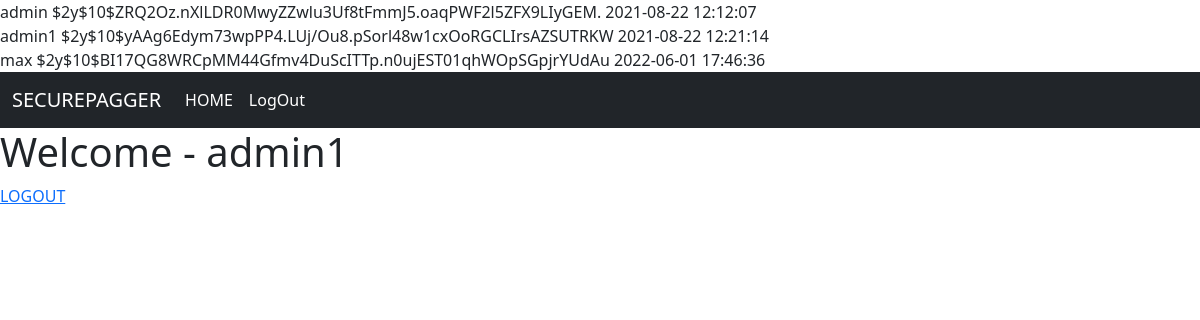
The app's page /welcomescreen.php (signed in) with its own data.
### tables this page shows
CREATE TABLE `users` (
  `sno` int(10) NOT NULL,
  `username` varchar(40) NOT NULL,
  `password` varchar(250) NOT NULL,
  `dt` datetime NOT NULL DEFAULT current_timestamp()
);

### welcomescreen.php (the view, shortened to what this page needs)
<?php
include("repeatedcode/_dbconnection.php");
$sql = "SELECT * FROM users";
$result = mysqli_query($connection, $sql);
while($row = mysqli_fetch_assoc($result)){
  echo $row['username']. " ". $row['password']. " " .$row['dt'] ."<br>";
}
?>
<!doctype html>
<html lang="en">
  <head>
    <link href="https://cdn.jsdelivr.net/npm/bootstrap@5.1.0/dist/css/bootstrap.min.css" rel="stylesheet">
  </head>
  <body>
    <?php require('repeatedcode/_navbar.php'); ?>
    <h1 style = "align:center;">Welcome - <?php echo $_SESSION['username'] ?></h1>
    <a href="/loginsystem/logout.php">LOGOUT</a>
  </body>
</html>

### records on screen
users: password "$2y$10$ZRQ2Oz.nXlLDR0MwyZZwlu3Uf8tFmmJ5.oaqPWF2l5ZFX9LIyGEM.", dt "2021-08-22 12:12:07"
users: username "admin1", password "$2y$10$yAAg6Edym73wpPP4.LUj/Ou8.pSorl48w1cxOoRGCLIrsAZSUTRKW", dt "2021-08-22 12:21:14"
users: username "max", password "$2y$10$BI17QG8WRCpMM44Gfmv4DuScITTp.n0ujEST01qhWOpSGpjrYUdAu", dt "2022-06-01 17:46:36"

### other values on screen
$_SESSION['username'] "admin1"
